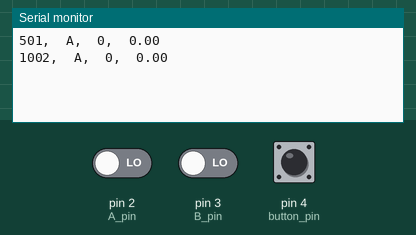
Bench run of a sketch on a simulated Arduino Uno, built with avr-gcc and run on an emulated ATmega328P. Shown: the last lines printed to the serial monitor. The inputs (shaded band) are chosen by the test bench; at power-on: pin 2 (A_pin) LOW, pin 3 (B_pin) LOW, pin 4 (button_pin) HIGH.

Above: at 1.2 s.
1.3 s: pin 2 (A_pin) driven HIGH
At 1.9 s:
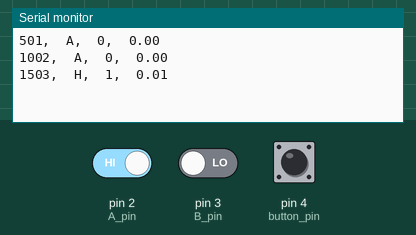
3.5 s: pin 3 (B_pin) driven HIGH
At 3.9 s:
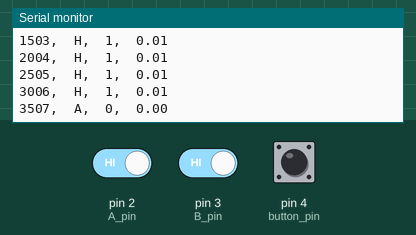
5.0 s: pin 2 (A_pin) driven LOW
At 5.4 s:
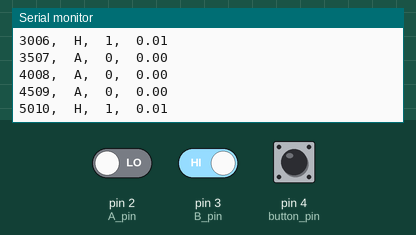
6.5 s: pin 4 (button_pin) pulled LOW for 0.15 s
At 6.9 s:
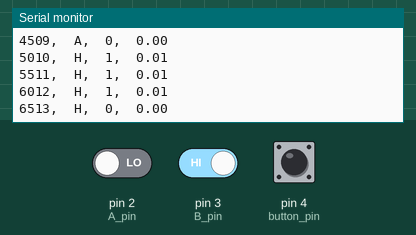
8.1 s: pin 3 (B_pin) driven LOW
At 8.9 s:
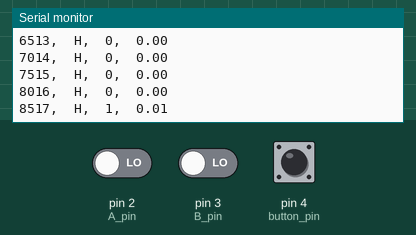
9.6 s: pin 4 (button_pin) pulled LOW for 1 s
At 10.4 s:
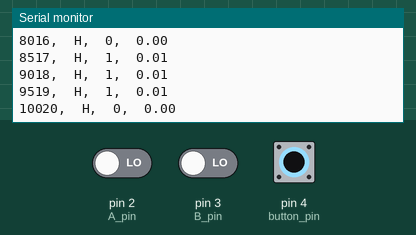

Measured:
- after the input at 1.3 s, the serial monitor: prints a new line after 0.20 s (image 1)
- after the input at 3.5 s, the serial monitor: prints a new line at once (image 2)
- after the input at 5.0 s, the serial monitor: prints a new line at once (image 3)
- after the input at 6.5 s, the serial monitor: prints a new line at once (image 4)
- after the input at 8.1 s, the serial monitor: prints a new line after 0.42 s (image 5)
- after the input at 9.6 s, the serial monitor: prints a new line after 0.42 s (image 6)

The sketch:

Tarea_P.ino
```cpp
//Código para contar en modo 4x para el circuito tinkercad y control manual del motor

// Pines para las interrupciones
#define A_pin 2
#define B_pin 3
#define button_pin 4
#define mode 4.
#define PPR 48. // Provisional
// Variable para controlar los pulsos del encoder
volatile long encoderValue = 0;

// Intervalo de un segundo
int interval = 500;

// Para llevar la cuenta de los millis
long previousMillis = 0;
long currentMillis = 0;

// Variables para controlar el estado de los pines A y B y el sentido de giro
volatile bool estado_A = 0;
volatile bool estado_B = 0;
volatile bool sentido = 0;

bool estado_button = 0;
bool estado_prev_button = 0;
char sentido_imprimir;
float pos_actual;
const float reduccion = 188.611;
void setup()
{
  // Setup Serial Monitor
  Serial.begin(9600);

  // Set encoder como input con resistencia pullup
  pinMode(A_pin, INPUT);
  pinMode(B_pin, INPUT);
  pinMode(button_pin, INPUT_PULLUP);


  // Attach interrupt
  attachInterrupt(digitalPinToInterrupt(A_pin), updateEncoderA, CHANGE);
  attachInterrupt(digitalPinToInterrupt(B_pin), updateEncoderB, CHANGE);

  // Setup initial values for timer
  previousMillis = millis();

}

void loop(){

    estado_button = digitalRead(button_pin); // Lee estado del pulsador: LOW o HIGH

    if ((estado_prev_button==HIGH) && (estado_button == LOW)) { // Si se ha pulsado el botón
      encoderValue = 0;
    }
    estado_prev_button = estado_button;


  currentMillis = millis();

  if (currentMillis - previousMillis > interval) { //Realizamos la comprobacion de que haya pasado el intervalo

    previousMillis = currentMillis;

    if(sentido){
      sentido_imprimir = 'H';
    }
    else{
      sentido_imprimir = 'A';
    }

    pos_actual = (float)encoderValue*(360./(reduccion*mode*PPR)); // Calculamos la posición

    if(pos_actual == 360 and sentido == true){ // Si pasamos de 359 a 360 ponemos la posicion en 0
      pos_actual == 0;
    }
    if(pos_actual == -360 and sentido == false){//Si pasamos de -359 a -360 ponemos la posicion en 0
      pos_actual == 0;
    }


      Serial.print(currentMillis);
      Serial.print(',');
      Serial.print('\t');
      Serial.print(sentido_imprimir);
      Serial.print(',');
      Serial.print('\t');
      Serial.print(encoderValue);
      Serial.print(',');
      Serial.print('\t');
      Serial.println(pos_actual);

  }

}

void updateEncoderA()
{
  // Increment value for each pulse from encoder


    if((PIND & B00000100) or (PIND & B00001000)){
      encoderValue ++;
      sentido = 1;
    }
    else{
      encoderValue --;
      sentido = 0;
    }

}
void updateEncoderB()
{
  // Increment value for each pulse from encoder


  if((PIND & B00000100) or (PIND & B00001000)){
      encoderValue --;
      sentido = 0;
  }
  else{
      encoderValue ++;
      sentido = 1;
  }
}
```
